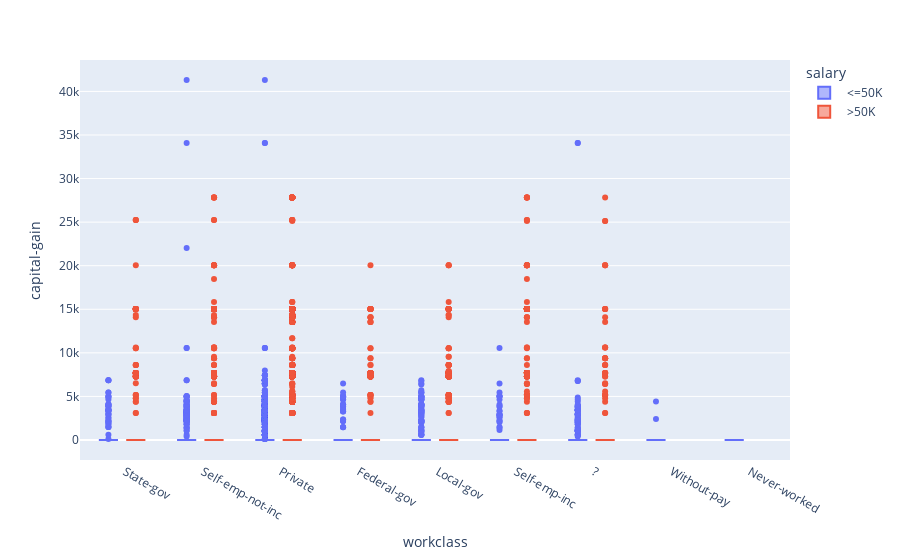

The code cell stored with this chart in its notebook:
### Code cell
df = data.loc[data['capital-gain'] < 50000]
px.box(df, x='workclass', y='capital-gain', color='salary')

### Figure 1 — Plotly figure (JSON) as saved in the notebook; plotly's stock layout.template omitted (floating-point values rounded to 4 significant figures; data arrays with more than 128 entries replaced by an {"elided": "..."} marker saying what was removed)
{"data": [{"alignmentgroup": "True", "hovertemplate": "salary= <=50K<br>workclass=%{x}<br>capital-gain=%{y}<extra></extra>", "legendgroup": " <=50K", "marker": {"color": "#636efa"}, "name": " <=50K", "notched": false, "offsetgroup": " <=50K", "orientation": "v", "showlegend": true, "type": "box", "x": {"elided": "24720 str values"}, "x0": " ", "xaxis": "x", "y": {"elided": "24720 int values"}, "y0": " ", "yaxis": "y"}, {"alignmentgroup": "True", "hovertemplate": "salary= >50K<br>workclass=%{x}<br>capital-gain=%{y}<extra></extra>", "legendgroup": " >50K", "marker": {"color": "#EF553B"}, "name": " >50K", "notched": false, "offsetgroup": " >50K", "orientation": "v", "showlegend": true, "type": "box", "x": {"elided": "7682 str values"}, "x0": " ", "xaxis": "x", "y": {"elided": "7682 int values"}, "y0": " ", "yaxis": "y"}], "layout": {"boxmode": "group", "legend": {"title": {"text": "salary"}, "tracegroupgap": 0}, "margin": {"t": 60}, "xaxis": {"anchor": "y", "domain": [0, 1], "title": {"text": "workclass"}}, "yaxis": {"anchor": "x", "domain": [0, 1], "title": {"text": "capital-gain"}}}}
